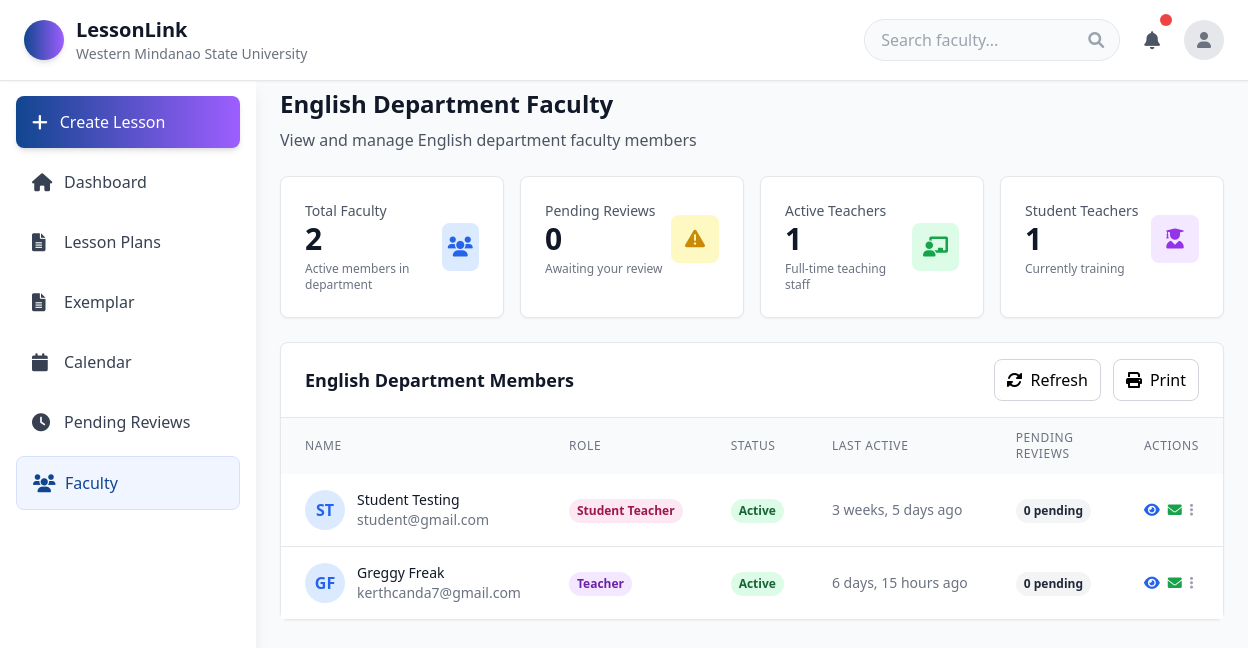
Page /dep_faculty/ (signed in) on the earlier database version.
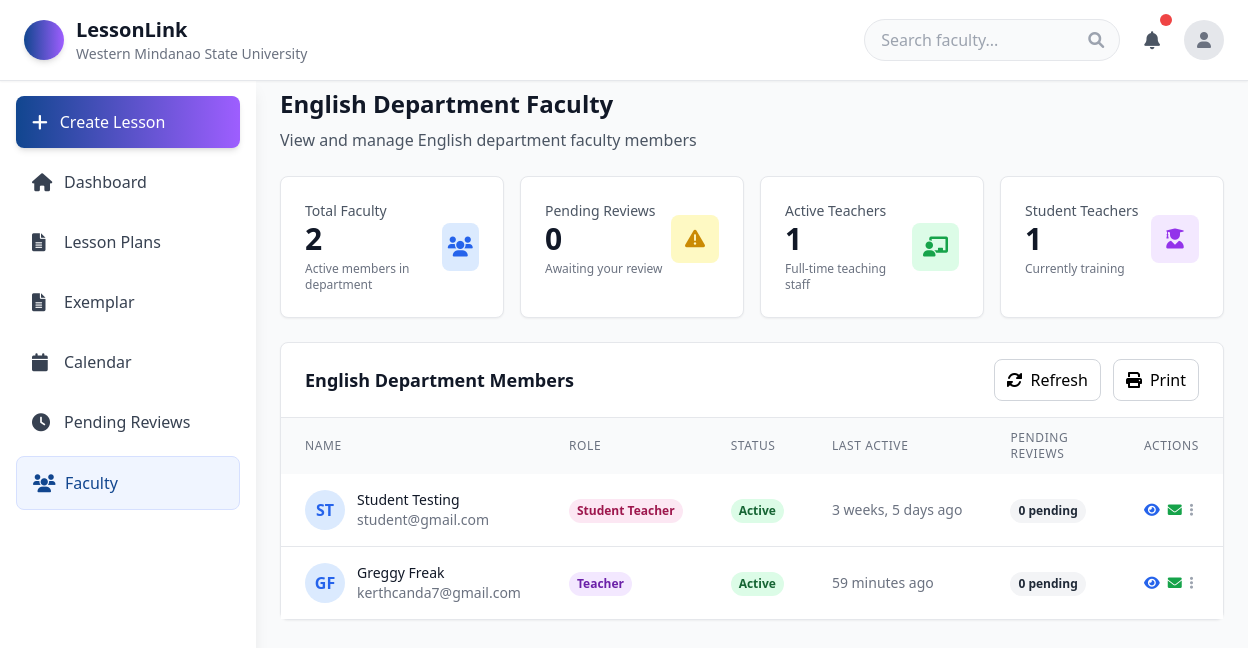
Same page on the later database version.
### lesson/models.py (models this page shows, shortened)
class User(AbstractUser):
    ROLE_CHOICES = [
        ('Student Teacher', 'Student Teacher'),
        ('Teacher', 'Teacher'),
        ('Department Head', 'Department Head'),
        ('Admin', 'Admin'),
    ]
    APPROVAL_STATUS_CHOICES = [
        ('pending', 'Pending'),
        ('approved', 'Approved'),
        ('disapproved', 'Disapproved'),
    ]
    username = None
    email = models.EmailField(unique=True)
    middle_name = models.CharField(max_length=100, blank=True, null=True)
    dob = models.DateField(null=True, blank=True)
    role = models.CharField(max_length=100, choices=ROLE_CHOICES)
    rank = models.CharField(max_length=100)
    department = models.CharField(max_length=100)
    approval_status = models.CharField(
        max_length=20,
        choices=APPROVAL_STATUS_CHOICES,
        default='pending'
    )
    rejection_reason = models.TextField(
        blank=True,
        null=True,
        verbose_name="Reason for Rejection",
        help_text="Explanation provided to student when account was disapproved"
    )
    school = models.ForeignKey(
        "SchoolRegistration",  # reference your school model
        on_delete=models.SET_NULL,
        blank=True,
        null=True,
        related_name="users"
    )
    supervising_teacher = models.ForeignKey(
        'self',
        on_delete=models.SET_NULL,
        blank=True,
        null=True,
        related_name='supervised_student_teachers',
        limit_choices_to={'role': 'Teacher'},  # Only teachers can be supervising teachers
        verbose_name="Supervising Teacher"
    )
    affiliations = models.TextField(blank=True, null=True)
    profile_picture = models.ImageField(
        upload_to='profile_pictures/',
        null=True,
        blank=True,
        help_text="Profile picture for the user"
    )
    USERNAME_FIELD = 'email'
    REQUIRED_FIELDS = ['first_name', 'last_name', 'role', 'rank', 'department']
    objects = CustomUserManager()
    @property
    def full_name(self):
        parts = [self.first_name]
        if self.middle_name:
            parts.append(self.middle_name)
        parts.append(self.last_name)
        return ' '.join(parts).strip()

### lesson/views.py (the view)
# urls.py: path('dep_faculty/', Dep_Faculty, name='Dep_Faculty'),
@login_required
def Dep_Faculty(request):
    user = request.user
    if user.role != "Department Head":
        messages.error(request, "You are not allowed to access this page.")
        return redirect("dashboard")
    faculty_members = User.objects.filter(
        department=user.department,
        school=user.school,
        role__in=["Teacher", "Student Teacher"],
        is_active=True
    ).order_by("role", "last_name")
    total_faculty = faculty_members.count()
    active_teachers = faculty_members.filter(role="Teacher").count()
    student_teachers = faculty_members.filter(role="Student Teacher").count()
    from lessonGenerator.models import LessonPlan
    from .models import LessonPlanSubmission
    pending_reviews = LessonPlanSubmission.objects.filter(
        submitted_to=user,
        status='submitted'
    ).count()
    faculty_with_stats = []
    for member in faculty_members:
        member_pending_reviews = LessonPlanSubmission.objects.filter(
            submitted_by=member,
            status='submitted'
        ).count()
        last_active = member.last_login if member.last_login else member.date_joined
        faculty_with_stats.append({
            'user': member,
            'pending_reviews': member_pending_reviews,
            'last_active': last_active,
            'is_active': member.is_active and member.last_login and (timezone.now() - member.last_login).days < 30
        })
    return render(request, "Dep_Faculty.html", {
        "user": user,
        "faculty_members": faculty_with_stats,
        "department": user.department,
        "total_faculty": total_faculty,
        "active_teachers": active_teachers,
        "student_teachers": student_teachers,
        "pending_reviews": pending_reviews,
    })

### lesson/context_processors.py (called while the page is built)
def user_school_info(request):
    if request.user.is_authenticated:
        try:
            return {
                'user_school': request.user.school,
            }
        except Exception as e:
            print(f"Context processor error: {e}")
            return {}
    return {}

### lesson/templates/Dep_Faculty.html (shortened to what the changed rows need)
<!DOCTYPE html>
<html lang="en">
<head>
    <script src="https://cdn.tailwindcss.com"></script>
    <link href="https://cdnjs.cloudflare.com/ajax/libs/font-awesome/6.0.0/css/all.min.css" rel="stylesheet">
</head>
<body class="bg-gray-50 min-h-screen">
    <header class="bg-white shadow-sm border-b fixed top-0 left-0 right-0 z-40">
        <div class="flex items-center justify-between px-4 py-3 md:px-6 md:py-4">
            <div class="flex items-center space-x-3 flex-1 md:flex-none">
                <div class="hidden sm:block">
                    <h1 class="text-xl font-bold text-gray-900">LessonLink</h1>
                </div>
            </div>
            </div>
    </header>
    <div class="flex pt-16">
        <main class="flex-1 p-4 md:p-6 md:ml-64">
            <div class="flex flex-col sm:flex-row sm:items-center sm:justify-between mb-6">
                <div>
                    <h1 class="text-2xl font-bold text-gray-900 mb-2">{{ department }} Department Faculty</h1>
                </div>
            </div>
            <div class="bg-white rounded-lg shadow-sm border">
                <div class="px-6 py-4 border-b border-gray-200">
                    <div class="flex flex-col sm:flex-row sm:items-center sm:justify-between">
                        <h2 class="text-lg font-semibold text-gray-900 mb-4 sm:mb-0">{{ department }} Department Members</h2>
                    </div>
                </div>
                <div class="overflow-x-auto">
                    <table class="w-full" id="faculty-table">
                        <thead class="bg-gray-50">
                            <tr>
                                <th class="px-6 py-3 text-left text-xs font-medium text-gray-500 uppercase tracking-wider">Name</th>
                                <th class="px-6 py-3 text-left text-xs font-medium text-gray-500 uppercase tracking-wider">Role</th>
                                <th class="px-6 py-3 text-left text-xs font-medium text-gray-500 uppercase tracking-wider">Status</th>
                                <th class="px-6 py-3 text-left text-xs font-medium text-gray-500 uppercase tracking-wider">Last Active</th>
                                <th class="px-6 py-3 text-left text-xs font-medium text-gray-500 uppercase tracking-wider">Pending Reviews</th>
                                <th class="px-6 py-3 text-left text-xs font-medium text-gray-500 uppercase tracking-wider no-print">Actions</th>
                            </tr>
                        </thead>
                        <tbody class="bg-white divide-y divide-gray-200" id="faculty-table-body">
                            {% for member_data in faculty_members %}
                            {% with member=member_data.user %}
                            <tr class="hover:bg-gray-50 fade-in faculty-row" data-user-id="{{ member.id }}">
                                <td class="px-6 py-4 whitespace-nowrap">
                                    <div class="flex items-center">
                                        <div class="w-10 h-10 rounded-full bg-blue-100 flex items-center justify-center no-print">
                                            <span class="text-blue-600 font-semibold">
                                                {{ member.first_name|first }}{{ member.last_name|first }}
                                            </span>
                                        </div>
                                        <div class="ml-3">
                                            <p class="text-sm font-medium text-gray-900">
                                                {{ member.first_name }} {{ member.last_name }}
                                            </p>
                                            <p class="text-sm text-gray-500">{{ member.email }}</p>
                                        </div>
                                    </div>
                                </td>
                                <td class="px-6 py-4 whitespace-nowrap">
                                    <span class="inline-flex px-2 py-1 text-xs font-semibold rounded-full
                                        {% if member.role == 'Teacher' %} bg-purple-100 text-purple-800
                                        {% elif member.role == 'Student Teacher' %} bg-pink-100 text-pink-800
                                        {% else %} bg-blue-100 text-blue-800 {% endif %}">
                                        {{ member.role }}
                                    </span>
                                </td>
                                <td class="px-6 py-4 whitespace-nowrap">
                                    <span class="inline-flex px-2 py-1 text-xs font-semibold rounded-full
                                        {% if member_data.is_active %} bg-green-100 text-green-800
                                        {% else %} bg-gray-100 text-gray-800 {% endif %}">
                                        {% if member_data.is_active %}Active{% else %}Inactive{% endif %}
                                    </span>
                                </td>
                                <td class="px-6 py-4 whitespace-nowrap text-sm text-gray-500">
                                    {% if member_data.last_active %}
                                        {{ member_data.last_active|timesince }} ago
                                    {% else %}
                                        Never
                                    {% endif %}
                                </td>
                                <td class="px-6 py-4 whitespace-nowrap">
                                    <span class="inline-flex px-2 py-1 text-xs font-semibold rounded-full
                                        {% if member_data.pending_reviews > 0 %} bg-yellow-100 text-yellow-800
                                        {% else %} bg-gray-100 text-gray-800 {% endif %}">
                                        {{ member_data.pending_reviews }} pending
                                    </span>
                                </td>
                                <td class="px-6 py-4 whitespace-nowrap text-right text-sm font-medium no-print">
                                    <div class="flex items-center space-x-2">
                                        <button class="text-blue-600 hover:text-blue-800 transition-colors" title="View Profile">
                                            <i class="fas fa-eye"></i>
                                        </button>
                                        <button class="text-green-600 hover:text-green-800 transition-colors" title="Send Message">
                                            <i class="fas fa-envelope"></i>
                                        </button>
                                        <button class="text-gray-400 hover:text-gray-600 transition-colors" title="More Options">
                                            <i class="fas fa-ellipsis-v"></i>
                                        </button>
                                    </div>
                                </td>
                            </tr>
                            {% endwith %}
                            {% empty %}
                            <tr>
                                <td colspan="6" class="px-6 py-4 text-center text-sm text-gray-500">
                                    No faculty members found in your department.
                                </td>
                            </tr>
                            {% endfor %}
                        </tbody>
                    </table>
                </div>
            </div>
        </main>
    </div>
</body>
</html>

Differences in the rows shown:
changed User "Greggy": last_active "6 days, 15 hours" → "59 minutes"
